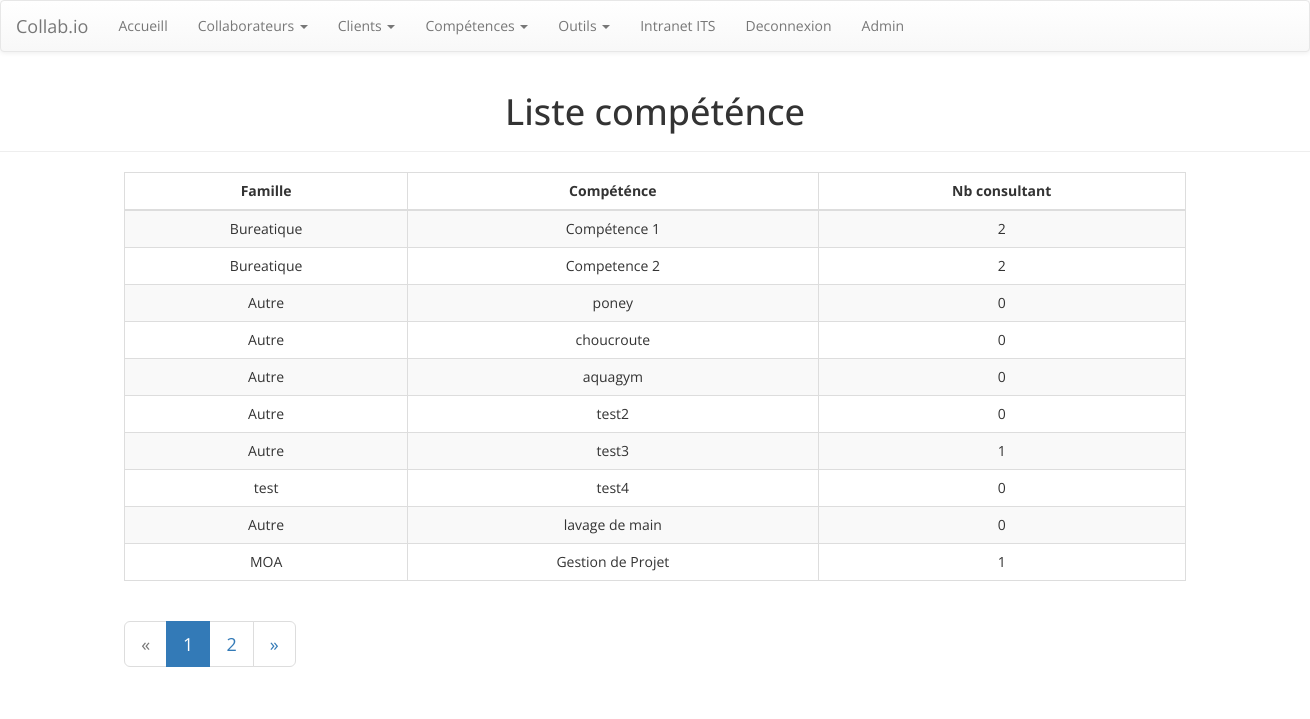
Screenshot of /competence/ (signed in) with the database file from the repository.
### collab/models.py (models this page shows, shortened)
class competences(models.Model):
    nomCompetence = models.CharField(max_length=250)
    famille = models.ForeignKey(familleCompetences, on_delete=models.CASCADE)

class familleCompetences(models.Model):
    nomFamilleCompetence = models.CharField(max_length=250)
    def __str__(self):
        return self.nomFamilleCompetence

### collab/views.py (the view)
# urls.py: path('competence/', views.liste_competence, name='liste_competence'),
def liste_competence(request):
    template = loader.get_template('collab/liste_competence2.html')
    compe_list= competences.objects.all().order_by('id')
    page = request.GET.get('page', 1)
    paginator = Paginator(compe_list, 10)
    try:
        compes= paginator.page(page)
    except PageNotAnInteger:
        compes = paginator.page(1)
    except EmptyPage:
        compes = paginator.page(paginator.num_pages)
    context={'compes':compes}
    return HttpResponse(template.render(context, request))

### collab/templatetags/collab_extras.py (called while the page is built)
@register.filter(name='nb_consultant_compe')
def nb_consultant_compe(id_compe):
    nb = collaborateurs.objects.filter(listeCompetencesCles=id_compe).count()
    return nb

### collab/templates/collab/liste_competence2.html
{% extends 'collab/base.html' %}
{% block content %}
{% load collab_extras %}
    <div class="page-header">
        <h1 class="text-center">Liste compéténce</h1></div>
    <div class="container" id="container">
        <div class="row">
            <div class="col-lg-10 col-lg-offset-1 col-md-10 col-md-offset-1 col-sm-10 col-sm-offset-1 col-xs-12">
                <div class="table-responsive" id="liste-consultant">
                    <table class="table table-striped table-bordered table-hover">
                        <thead>
                            <tr class="text-center">
                                <th class="text-center">Famille </th>
                                <th class="text-center">Compéténce </th>
                                <th class="text-center">Nb consultant</th>
                            </tr>
                        </thead>
                        <tbody>
                            {% for compe in compes %}
                            {% with truc=compe.pk %}
                            <tr>
                                <td>{{compe.famille}} </td>
                                <td>{{compe.nomCompetence}} </td>
                                <td>{{truc|nb_consultant_compe}} </td>
                            </tr>
                            {% endwith %}
                            {% endfor %}
                        </tbody>
                    </table>
                </div>
            </div>
        </div>
        {% if compes.has_other_pages %}
        <div class="row">
            <div class="col-lg-offset-1 col-md-12 col-md-offset-1">
                <nav>
                    <ul class="pagination pagination-lg">
                        {% if compes.has_previous %}
                        <li><a aria-label="Previous" href="?page={{ compes.previous_page_number }}"><span aria-hidden="true">«</span></a></li>
                        {% else %}
                        <li class="disabled"><span>&laquo;</span></li>
                        {% endif %}
                        {% for i in compes.paginator.page_range %}
                            {% if compes.number == i %}
                                <li class="active"><span>{{ i }} <span class="sr-only">(current)</span></span></li>
                            {% else %}
                                <li><a href="?page={{ i }}">{{ i }}</a></li>
                            {% endif %}
                        {% endfor %}
                        {% if compes.has_next %}
                            <li><a aria-label="Next" href="?page={{ compes.next_page_number }}"><span aria-hidden="true">»</span></a></li>
                        {% else %}
                            <li class="disabled"><span>&raquo;</span></li>
                        {% endif %}
                    </ul>
                </nav>
            </div>
        </div>
        {% endif %}
    </div>
{% endblock %}

### collab/static/collab/assets/css/styles.css (style rules this page uses)
div#liste-consultant.table-responsive { text-align:center; }
table th.text-center, table td.text-center { text-align:center; }
.table > tbody > tr > td { vertical-align:middle; }

### collab/static/collab/assets/css/Full-Width-Center-Container.css (style rules this page uses)
div#container.container { width:100%; }

### collab/static/collab/assets/css/Simple-Profile-Info.css (style rules this page uses)
* { -webkit-border-radius:0 0 0 0; border-radius:0 0 0 0; font-family:'Open Sans'; }

### rows the page displays
competences: famille "Bureatique", nomCompetence "Compétence 1", pk|nb_consultant_compe "2"
competences: famille "Bureatique", nomCompetence "Competence 2", pk|nb_consultant_compe "2"
competences: famille "Autre", nomCompetence "poney", pk|nb_consultant_compe "0"
competences: famille "Autre", nomCompetence "choucroute", pk|nb_consultant_compe "0"
competences: famille "Autre", nomCompetence "aquagym", pk|nb_consultant_compe "0"
competences: famille "Autre", nomCompetence "test2", pk|nb_consultant_compe "0"
competences: famille "Autre", nomCompetence "test3", pk|nb_consultant_compe "1"
competences: famille "test", nomCompetence "test4", pk|nb_consultant_compe "0"
competences: famille "Autre", nomCompetence "lavage de main", pk|nb_consultant_compe "0"
competences: famille "MOA", nomCompetence "Gestion de Projet", pk|nb_consultant_compe "1"

### other values shown
{{ i }} "1"
{{ i }} "2"
